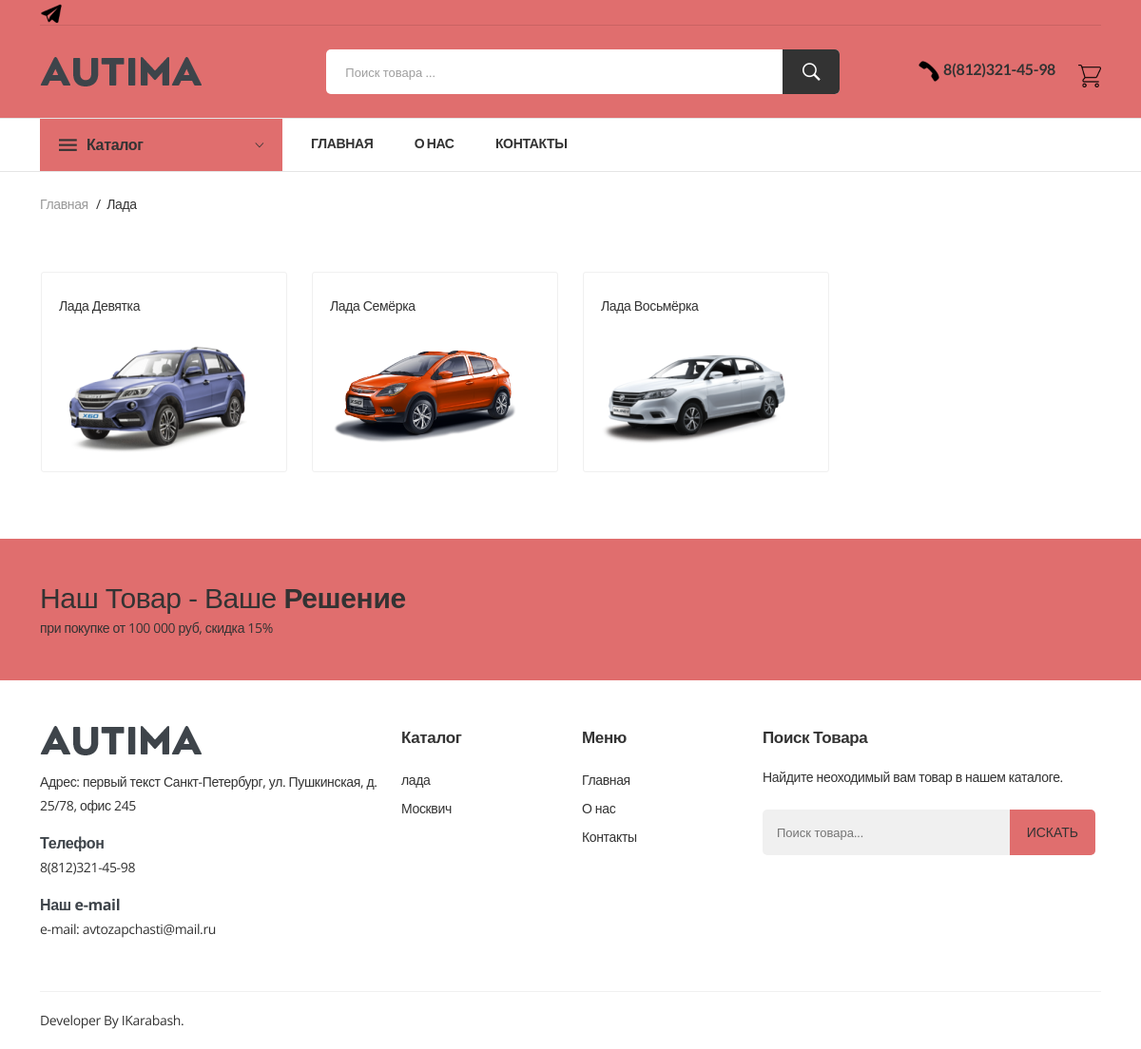
The app's page /brends/1/ with its own data.
### kompany/models.py (models this page shows, shortened)
class Network(models.Model):
    title_ikons = models.CharField(max_length=500, verbose_name='иконка соцсети')
    network_image = models.ImageField(upload_to='network_image', blank=True, verbose_name='картинка соцсети')
    url_network = models.TextField(blank=True, verbose_name='ссылка')
    class Meta:
        verbose_name = 'социальные сети'
        verbose_name_plural = 'социальные сети'

class Contact(models.Model):
    title_contact = models.CharField(max_length=200, verbose_name='контакт')
    body_contact = models.TextField(blank=True, default='', verbose_name='текст контакта')
    adress_one_contact = models.TextField(blank=True, default='', verbose_name='адрес')
    tel = models.CharField(max_length=200, verbose_name='телефон')
    web = models.TextField(blank=True, default='', verbose_name='email')
    network_ikons = models.ManyToManyField(Network, blank=True, default='', verbose_name='иконки соцсетей')
    class Meta:
        verbose_name = 'контакт'
        verbose_name_plural = 'контакты'

class Brend(models.Model):
    title = models.CharField(max_length=200, db_index=True, verbose_name="брент")
    image = models.ImageField(upload_to='brends', blank=True, verbose_name='картинка бренда на главной стр')
    pod_brend = models.ManyToManyField(Pod_Brend, verbose_name='под бренд')
    class Meta:
        verbose_name = 'Бренд'
        verbose_name_plural = 'Бренд'
    def get_absolute_url(self):
        return reverse('pod_brand',
                        args=[self.id])

class Pod_Brend(models.Model):
    title = models.CharField(max_length=200, db_index=True, verbose_name="брент")
    image = models.ImageField(upload_to='подбрент', blank=True, verbose_name='подбренд')
    product = models.ManyToManyField(Product, verbose_name='продукт')
    class Meta:
        verbose_name = 'Под бренд'
        verbose_name_plural = 'Под бренд'
    def get_absolute_url(self):
        return reverse('products', args=[self.id])

### kompany/views.py (the view)
# urls.py: path('brends/<int:id>/', views.pod_brand, name='pod_brand'),
def pod_brand(request, id):
    pod_brands = get_object_or_404(Brend, id=id)
    context = {
        'pod_brands': pod_brands,
        **get_constanta(),
    }
    return render(request, 'kompany/pod_brand.html', context)

### cart/context_processors.py (called while the page is built)
def counter(request):
	item_count = 0
	if 'admin' in request.path:
		return {}
	else:
		try:
			cart = Cart.objects.filter(cart_id=_cart_id(request))
			cart_items = CartItem.objects.all().filter(cart=cart[:1])
			for cart_item in cart_items:
				item_count += cart_item.quantity
		except Cart.DoesNotExist:
			item_count = 0
	return dict(item_count=item_count)

### cart/views.py (called while the page is built)
def _cart_id(request):
    cart = request.session.session_key
    if not cart:
        cart = request.session.create()
    return cart

### kompany/utils.py (called while the page is built)
def get_constanta():
    contact = Contact.objects.all()
    brends = Brend.objects.all()
    upNetwork = Network.objects.all()
    return {
        'contact': contact,
        'brends': brends,
        'upNetwork': upNetwork,
        }

### kompany/templates/kompany/pod_brand.html (shortened to what this page needs)
{% extends "index.html" %}
{% block content %}
<div class="breadcrumbs_area">
    <div class="container">
        <div class="row">
            <div class="col-12">
                <div class="breadcrumb_content">
                    <ul>
                        <li><a href="{% url 'home_page' %}">главная</a></li>
                        <li>{{pod_brands.title}}</li>
                    </ul>
                </div>
            </div>
        </div>
    </div>
</div>
<div class="shop_area shop_fullwidth">
    <div class="container">
        <div class="row">
            <div class="col-12">
                <div class="row shop_wrapper">
                    {% for pod_br in pod_brands.pod_brend.all %}
                    <div class="col-lg-3 col-md-4 col-12 ">
                        <div class="single_product">
                            <div class="product_name grid_name">
                                <h3>
                                    <a href="{{ pod_br.get_absolute_url }}">
                                        {{ pod_br.title }}
                                    </a>
                                </h3>
                            </div>
                            <div class="product_thumb">
                                {% if pod_br.image %}
                                <a class="primary_img" href="{{ pod_br.get_absolute_url }}">
                                    <img src="{{ pod_br.image.url }}" alt="">
                                </a>
                                {% endif %}
                            </div>
                        </div>
                    </div>
                    {% endfor %}
                </div>
            </div>
        </div>
    </div>
</div>
{% endblock %}

### templates/include/header.html (shortened to what this page needs)
    <header class="header_area ">
        {% load humanize %}
        <div class="header_top">
            <div class="container">
                <div class="top_inner">
                    <div class="row align-items-center">
                        <div class="col-lg-6 col-md-6">
                            <div class="follow_us">
                                <ul class="follow_link">
                                    {% for network in upNetwork %}
                                    <li><a href="#"><img src="{{ network.network_image.url }}"> </a></li>
                                    {% endfor %}
                                </ul>
                            </div>
                        </div>
                    </div>
                </div>
            </div>
        </div>
        <div class="header_middle">
            <div class="container">
                <div class="row align-items-center">
                    <div class="col-lg-3 col-md-6">
                        <div class="logo">
                            <a href="{% url 'home_page' %}"><img src="/static/img/logo/logo.png" alt=""></a>
                        </div>
                    </div>
                    <div class="col-lg-9 col-md-6">
                        <div class="middel_right">
                            <div class="search-container">
                                 <form action="{% url 'search' %}" method="GET">
                                    <div class="search_box">
                                        <input placeholder="Поиск товара ..." type="text" name="q">
                                        <button type="submit"><i class="ion-ios-search-strong"></i></button>
                                    </div>
                                </form>
                            </div>
                            <div class="middel_right_info">
                                <div class="header_wishlist">
                                {% for contact in contact %}
                                            <h4><img src="/static/img/teltr.png" alt=""> {{contact.tel}}</h4>
                                            {% endfor %}
                                </div>
                                <div class="mini_cart_wrapper">
                                        {% if item_count > 0 %}
                                    <a href="{% url 'cart_detail' %}">
                                        <h4>
                                            <img src="/static/icons/cart_icon.png" alt="">
                                            <span class="cart_quantity">{{ item_count  }}</span>
                                        </h4>
                                    </a>
                                        {% else %}
                                        <a href="{% url 'cart_detail' %}">
                                            <img src="/static/icons/cart_icon.png" alt="">
                                        </a>
                                        {% endif %}
                                </div>
                            </div>
                        </div>
                    </div>
                </div>
            </div>
        </div>
        <div class="header_bottom bottom_two sticky-header">
            <div class="container">
                <div class="row align-items-center">
                    <div class="col-12">
                        <div class="header_bottom_container">
                            <div class="categories_menu">
                                <div class="categories_title">
                                    <h2 class="categori_toggle">Каталог</h2>
                                </div>
                            </div>
                            <div class="main_menu">
                                <nav>
                                    <ul>
                                        <li><a href="{% url 'home_page' %}">Главная</a>
                                        </li>
                                        <li><a href="{% url 'onas' %}">О Нас</a></li>
                                        <li><a href="{% url 'contact' %}"> контакты </a></li>
                                    </ul>
                                </nav>
                            </div>
                        </div>
                    </div>
                </div>
            </div>
        </div>
    </header>

### templates/include/footer.html (shortened to what this page needs)
    <section class="call_to_action">
        <div class="container">
            <div class="row">
                <div class="col-12">
                    <div class="call_action_inner">
                        <div class="call_text">
                            <h3>Наш товар - Ваше <span>Решение</span></h3>
                            <p>при покупке от 100 000 руб, скидка 15%</p>
                        </div>
                    </div>
                </div>
            </div>
        </div>
    </section>
<footer class="footer_widgets">
    <div class="container">
        <div class="footer_top">
            <div class="row">
                <div class="col-lg-4 col-md-6">
                    <div class="widgets_container contact_us">
                        {% for contact in contact %}
                        <div class="footer_logo">
                            <a href="#"><img src="assets/img/logo/logo.png" alt=""></a>
                        </div>
                        <div class="footer_contact">
                            <p> Адрес: {{ contact.body_contact|safe }} {{ contact.adress_one_contact }}</p>
                            <p><span>Телефон</span> {{ contact.tel }}</p>
                            <p><span>Наш e-mail</span>e-mail: <a href="tel:1-800-345-6789">{{ contact.web }}</a></p>
                        </div>
                        {% endfor %}
                    </div>
                </div>
                <div class="col-lg-2 col-md-6 col-sm-6">
                    <div class="widgets_container widget_menu">
                        <h3>Каталог</h3>
                        <div class="footer_menu">
                            <ul>
                                {% for brends in brends %}
                                    <li><a href="{{ brends.get_absolute_url }}">
                                        {{brends.title}}</a>
                                    </li>
                                {% endfor %}
                            </ul>
                        </div>
                    </div>
                </div>
                <div class="col-lg-2 col-md-6 col-sm-6">
                    <div class="widgets_container widget_menu">
                        <h3>Меню</h3>
                        <div class="footer_menu">
                            <ul>
                                <li><a href="{% url 'home_page' %}">Главная</a></li>
                                <li><a href="{% url 'onas' %}">О нас</a></li>
                                <li><a href="{% url 'contact' %}">Контакты</a></li>
                            </ul>
                        </div>
                    </div>
                </div>
                <div class="col-lg-4 col-md-6">
                    <div class="widgets_container">
                        <h3>Поиск товара</h3>
                        <p>Найдите неоходимый вам товар в нашем каталоге.</p>
                        <div class="subscribe_form">
                            <form action="{% url 'search' %}" method="GET" class="mc-form footer-newsletter">
                                <input id="mc-email" type="text" name="q" autocomplete="off" placeholder="Поиск товара..." />
                                <button id="mc-submit">Искать</button>
                            </form>
                        </div>
                    </div>
                </div>
            </div>
        </div>
        <div class="footer_bottom">
            <div class="row">
                <div class="col-lg-6 col-md-6">
                    <div class="copyright_area">
                        <p>Developer by  <a href="https://t.me/Flymeor">IKarabash</a>.</p>
                    </div>
                </div>
            </div>
        </div>
    </div>
</footer>

### records on screen
Network: network_image (picture)
Contact: tel "8(812)321-45-98", body_contact "первый текст", adress_one_contact "Санкт-Петербург, ул. Пушкинская, д. 25/78, офис 245", web "avtozapchasti@mail.ru"
Brend: title "Лада", title "лада"
Pod_Brend: title "Лада Девятка", image (picture)
Pod_Brend: title "Лада Семёрка", image (picture)
Pod_Brend: title "Лада Восьмёрка", image (picture)
Brend: title "Москвич"
